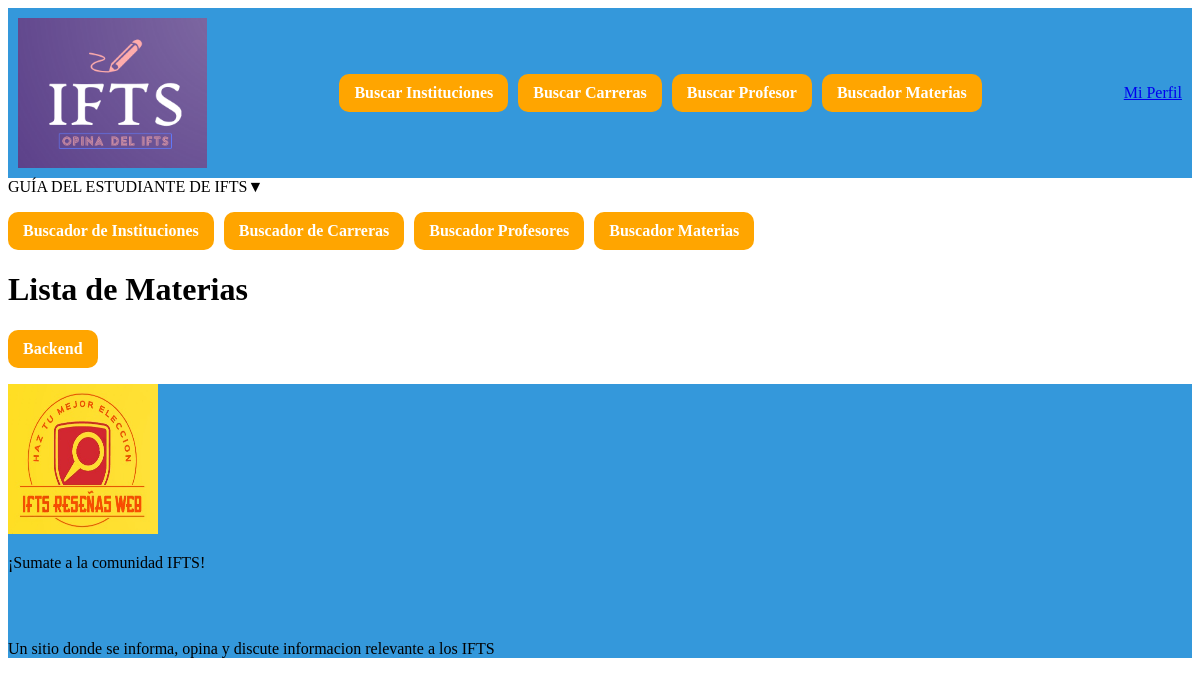
/materia/lista/, run on an earlier commit of the app's database.
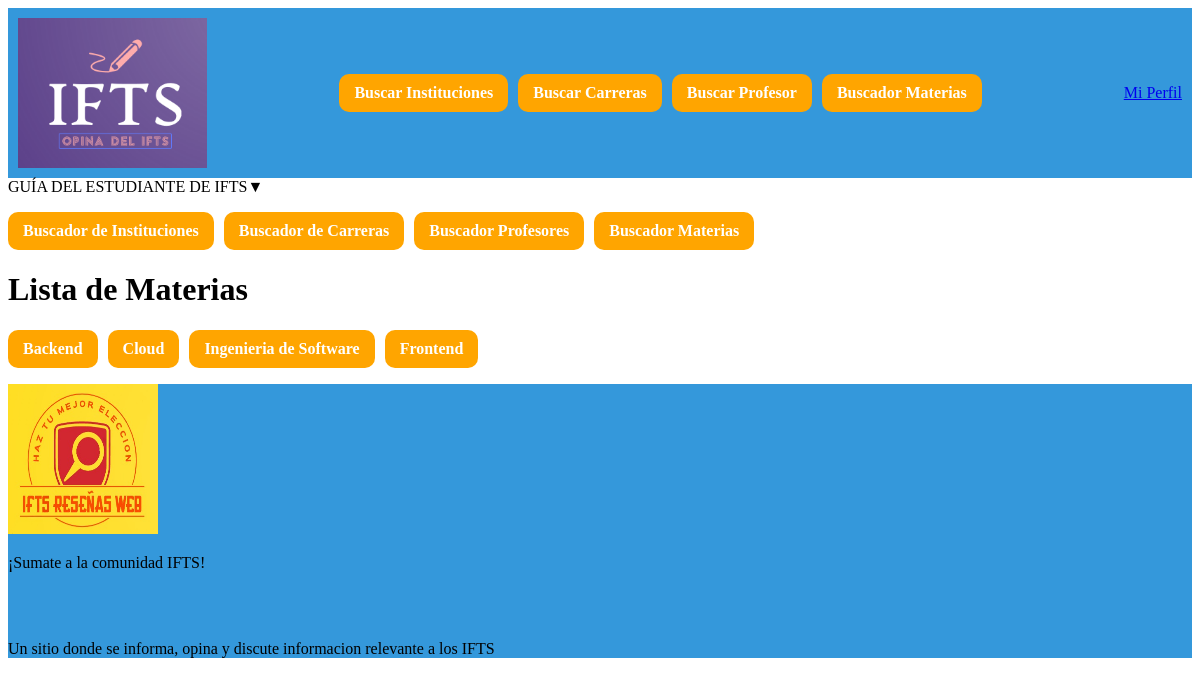
And on a later commit of the database.
### apps/materia/models.py (models this page shows, shortened)
class Materia(models.Model):
    nombre = models.CharField(max_length=150, blank=True, null=True, default=None)
    fk_id_carrera = models.ForeignKey('carrera.Carrera', on_delete=models.CASCADE, related_name='materia_carrera', default=None)

### apps/materia/views.py (the view)
# urls.py: path("lista/", MateriaListView.as_view(), name="lista_materia"),]
class MateriaListView(ListView):
    model = Materia
    template_name = "lista_materia.html"
    context_object_name = "materias"

### apps/materia/templates/lista_materia.html (shortened to what this page needs)
{% extends "template_base.html" %}
{% block content %}
<h1>Lista de Materias</h1>
    <ul>
        {% for materia in materias %}
                <li><a href="{% url 'detalle_materia' pk=materia.pk %}">{{ materia.nombre }}</a></li>
        {% endfor %}
    </ul>
{% endblock %}

What changed in the data, as far as the page shows it:
added Materia: nombre "Cloud"
added Materia: nombre "Ingenieria de Software"
added Materia: nombre "Frontend"
